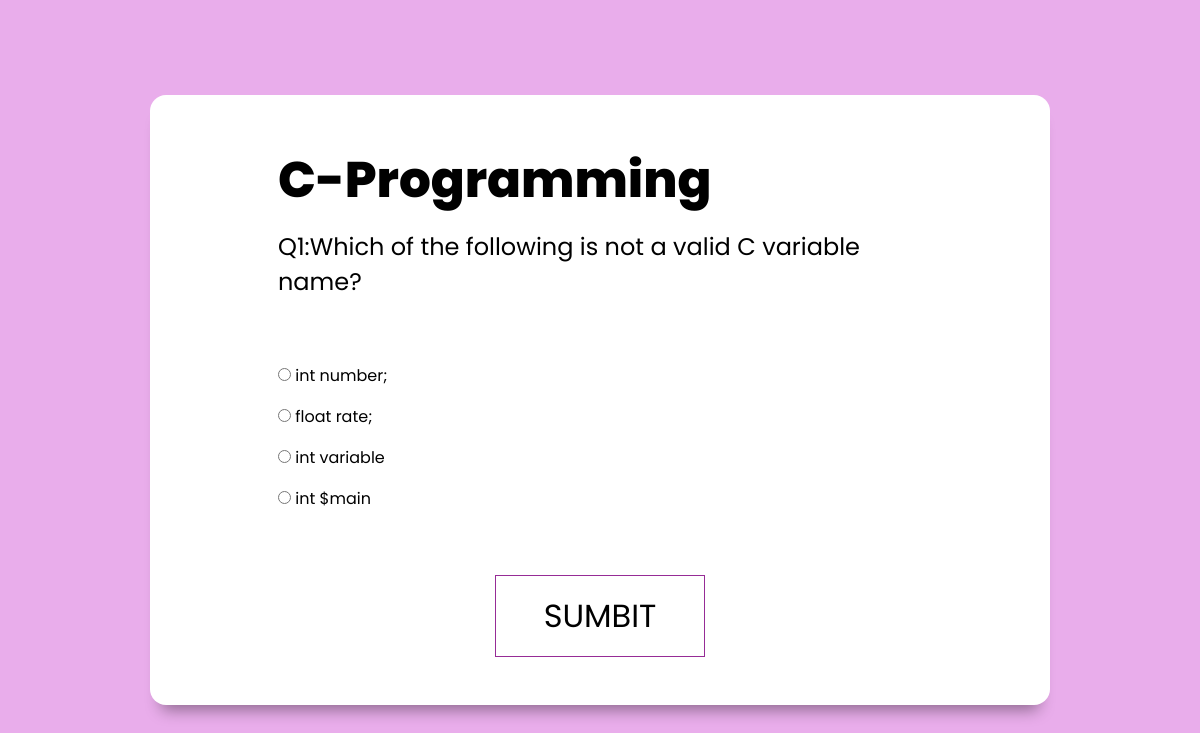
The app's page /maincprog.php?n=1 with its own data.
### tables this page shows
CREATE TABLE `cprogquestions` (
  `qid` int(255) NOT NULL,
  `question` varchar(255) NOT NULL
);

CREATE TABLE `cproganswers` (
  `ans_id` int(255) NOT NULL,
  `answer` varchar(255) NOT NULL,
  `is_correct` int(255) NOT NULL,
  `ans_options` int(255) NOT NULL
);

### maincprog.php (the view, shortened to what this page needs)
<?php
include 'mainconnection.php';
$number=$_GET['n'];
$ques_number="SELECT * FROM cprogquestions WHERE qid=$number";
$result=mysqli_query($conquiz,$ques_number);
$question=mysqli_fetch_assoc($result);
$ans_options="SELECT * FROM cproganswers WHERE ans_options=$number";
$choices=mysqli_query($conquiz,$ans_options);
?>
<!DOCTYPE html>
<html lang="en">
<head>
    <link rel="stylesheet" href="css/styleque.css">
</head>
<body>
    <div class="main-div">
        <div class="inner-div">
            <form action="markscprog.php" method="post">
            <header>
                <div class="title">C-Programming</div>
            </header>
            <h2 class="question">
                    <?php echo $question['question']?>
                </h2>
                <ul>
            <?php while($rows=mysqli_fetch_assoc($choices))
            {?>
                    <li>
                    <input type="radio" name="choice" value="<?php echo $rows['ans_id']?>"id="ans1" class="answer">
                    <label for="ans1" id="option1"> <?php echo $rows['answer']?></label>
                    </li>
                </ul>
            <?php }?>
        <input type="submit" id="sumbit" value="SUMBIT" name="sumbit">
        </form>
        </div>
    </div>
</body>
</html>

### css/styleque.css (style rules this page uses)
* { margin: 0; padding: 0; box-sizing: border-box; font-family: 'Josefin Sans', sans-serif; font-family: 'Poppins', sans-serif; }
.main-div { width: 100vw; height: 100vh; display: flex; align-items: center; justify-content: center; flex-direction: column; background-color: hsl(298, 61%, 80%); }
.inner-div { width: 900px; background-color: #fff; padding: 3rem 8rem; border-radius:1rem; box-shadow: 0 1rem 1rem -0.7rem rgba(0,0,0,0.4); }
.inner-div h2 { font-size: 1.5rem; font-weight: 400; margin: 1rem 0 4rem 0; }
.inner-div li { font-size: 1rem; margin-top: 1rem; list-style: none; }
#sumbit { padding: 1rem 3rem; font-size: 2rem; font-weight: 400; display: block; margin: auto; color: black; background-color: transparent; border: 1px solid #962c96; margin-top: 4rem; cursor: pointer; }
.title { font-size: 50px; font-weight: 800; }
.inner-div header { position: relative; display: flex; height: 70px; justify-content: space-between; }

### records on screen
cprogquestions: question "Q1:Which of the following is not a valid C variable name?"
cproganswers: answer "int number;"
cproganswers: answer "float rate;"
cproganswers: answer "int variable"
cproganswers: answer "int $main"
